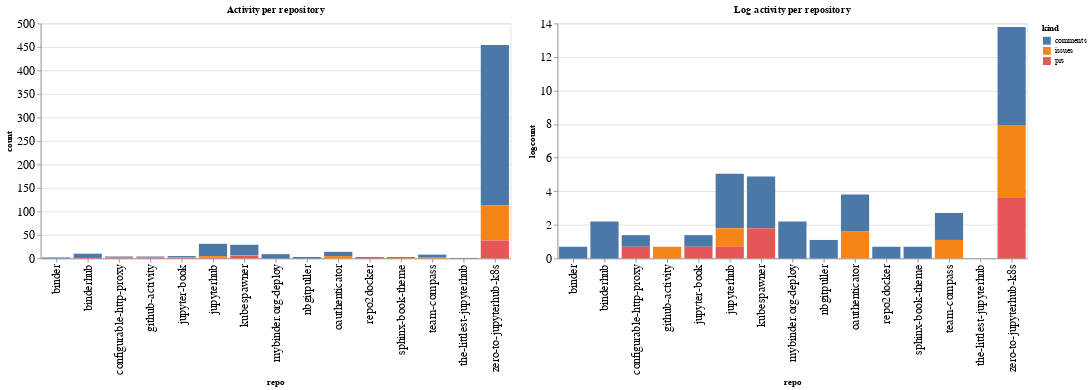

Notebook cell for this chart:
### Code cell
ch1 = alt.Chart(repo_summaries, width=600, title="Activity per repository").mark_bar().encode(
    x='repo',
    y='count',
    color='kind',
    tooltip="kind"
)

ch2 = alt.Chart(repo_summaries, width=600, title="Log activity per repository").mark_bar().encode(
    x='repo',
    y='logcount',
    color='kind',
    tooltip="kind"
)

ch1 | ch2

### Figure 1 — Vega-Lite specification as saved in the notebook (floating-point values rounded to 4 significant figures)
{"config": {"axisLeft": {"labelFontSize": 15}, "axisBottom": {"labelFontSize": 15}}, "hconcat": [{"mark": "bar", "encoding": {"color": {"type": "nominal", "field": "kind"}, "tooltip": {"type": "nominal", "field": "kind"}, "x": {"type": "nominal", "field": "repo"}, "y": {"type": "quantitative", "field": "count"}}, "title": "Activity per repository", "width": 600}, {"mark": "bar", "encoding": {"color": {"type": "nominal", "field": "kind"}, "tooltip": {"type": "nominal", "field": "kind"}, "x": {"type": "nominal", "field": "repo"}, "y": {"type": "quantitative", "field": "logcount"}}, "title": "Log activity per repository", "width": 600}], "data": {"name": "data-ff3eaf70fb15c2b33510ae536d13bd32"}, "$schema": "https://vega.github.io/schema/vega-lite/v4.8.1.json", "datasets": {"data-ff3eaf70fb15c2b33510ae536d13bd32": [{"repo": "binder", "kind": "comments", "count": 2, "logcount": 0.6931}, {"repo": "binderhub", "kind": "comments", "count": 9, "logcount": 2.197}, {"repo": "binderhub", "kind": "prs", "count": 1, "logcount": 0.0}, {"repo": "configurable-http-proxy", "kind": "comments", "count": 2, "logcount": 0.6931}, {"repo": "configurable-http-proxy", "kind": "prs", "count": 2, "logcount": 0.6931}, {"repo": "github-activity", "kind": "comments", "count": 1, "logcount": 0.0}, {"repo": "github-activity", "kind": "issues", "count": 2, "logcount": 0.6931}, {"repo": "github-activity", "kind": "prs", "count": 1, "logcount": 0.0}, {"repo": "jupyter-book", "kind": "comments", "count": 2, "logcount": 0.6931}, {"repo": "jupyter-book", "kind": "issues", "count": 1, "logcount": 0.0}, {"repo": "jupyter-book", "kind": "prs", "count": 2, "logcount": 0.6931}, {"repo": "jupyterhub", "kind": "comments", "count": 26, "logcount": 3.258}, {"repo": "jupyterhub", "kind": "issues", "count": 3, "logcount": 1.099}, {"repo": "jupyterhub", "kind": "prs", "count": 2, "logcount": 0.6931}, {"repo": "kubespawner", "kind": "comments", "count": 22, "logcount": 3.091}, {"repo": "kubespawner", "kind": "issues", "count": 1, "logcount": 0.0}, {"repo": "kubespawner", "kind": "prs", "count": 6, "logcount": 1.792}, {"repo": "mybinder.org-deploy", "kind": "comments", "count": 9, "logcount": 2.197}, {"repo": "nbgitpuller", "kind": "comments", "count": 3, "logcount": 1.099}, {"repo": "oauthenticator", "kind": "comments", "count": 9, "logcount": 2.197}, {"repo": "oauthenticator", "kind": "issues", "count": 5, "logcount": 1.609}, {"repo": "repo2docker", "kind": "comments", "count": 2, "logcount": 0.6931}, {"repo": "repo2docker", "kind": "prs", "count": 1, "logcount": 0.0}, {"repo": "sphinx-book-theme", "kind": "comments", "count": 2, "logcount": 0.6931}, {"repo": "sphinx-book-theme", "kind": "issues", "count": 1, "logcount": 0.0}, {"repo": "team-compass", "kind": "comments", "count": 5, "logcount": 1.609}, {"repo": "team-compass", "kind": "issues", "count": 3, "logcount": 1.099}, {"repo": "the-littlest-jupyterhub", "kind": "comments", "count": 1, "logcount": 0.0}, {"repo": "zero-to-jupyterhub-k8s", "kind": "comments", "count": 341, "logcount": 5.832}, {"repo": "zero-to-jupyterhub-k8s", "kind": "issues", "count": 75, "logcount": 4.317}, {"repo": "zero-to-jupyterhub-k8s", "kind": "prs", "count": 38, "logcount": 3.638}]}}
